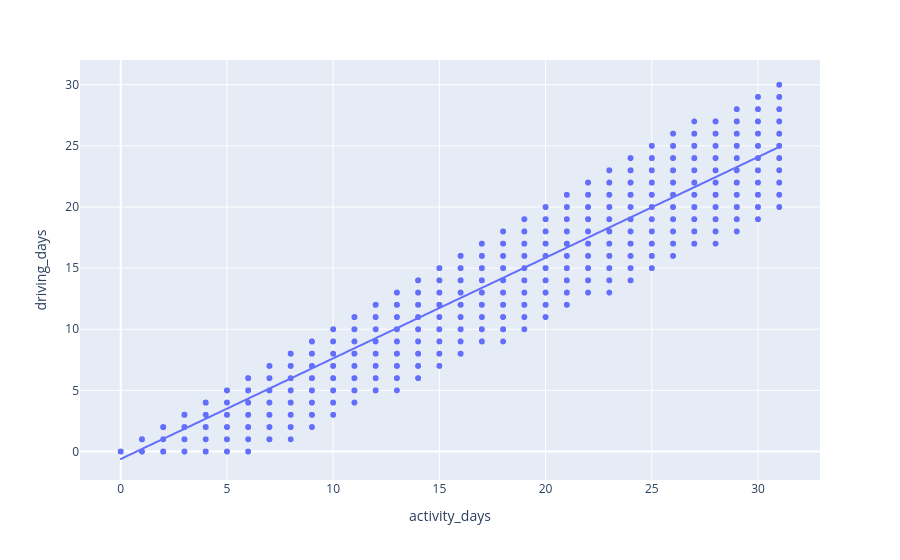

This figure's notebook cell:
### Markdown cell above
It's true. Although it's possible that not a single user drove all 31 days of the month, it's highly unlikely, considering there are 15,000 people represented in the dataset.

One other way to check the validity of these variables is to plot a simple scatter plot with the x-axis representing one variable and the y-axis representing the other.

### Code cell
# Scatter plot
### YOUR CODE HERE ###
import plotly.express as px
plt.figure(figsize=(7,10))
fig=px.scatter(df,x='activity_days',y='driving_days',trendline='ols')
#plt.plot([0,33],[0,33],linestyle='--',color='Red')
fig.show()

### Figure 1 — Plotly figure (JSON) as saved in the notebook; plotly's stock layout.template omitted (floating-point values rounded to 4 significant figures; data arrays with more than 128 entries replaced by an {"elided": "..."} marker saying what was removed)
{"data": [{"hovertemplate": "activity_days=%{x}<br>driving_days=%{y}<extra></extra>", "legendgroup": "", "marker": {"color": "#636efa", "symbol": "circle"}, "mode": "markers", "name": "", "showlegend": false, "type": "scattergl", "x": {"elided": "14999 int values"}, "xaxis": "x", "y": {"elided": "14999 int values"}, "yaxis": "y"}, {"hovertemplate": "<b>OLS trendline</b><br>driving_days = 0.82345 * activity_days + -0.614153<br>R<sup>2</sup>=0.898147<br><br>activity_days=%{x}<br>driving_days=%{y} <b>(trend)</b><extra></extra>", "legendgroup": "", "marker": {"color": "#636efa", "symbol": "circle"}, "mode": "lines", "name": "", "showlegend": false, "type": "scattergl", "x": {"elided": "14999 int values"}, "xaxis": "x", "y": {"elided": "14999 float values"}, "yaxis": "y"}], "layout": {"legend": {"tracegroupgap": 0}, "margin": {"t": 60}, "xaxis": {"anchor": "y", "domain": [0, 1], "title": {"text": "activity_days"}}, "yaxis": {"anchor": "x", "domain": [0, 1], "title": {"text": "driving_days"}}}}
